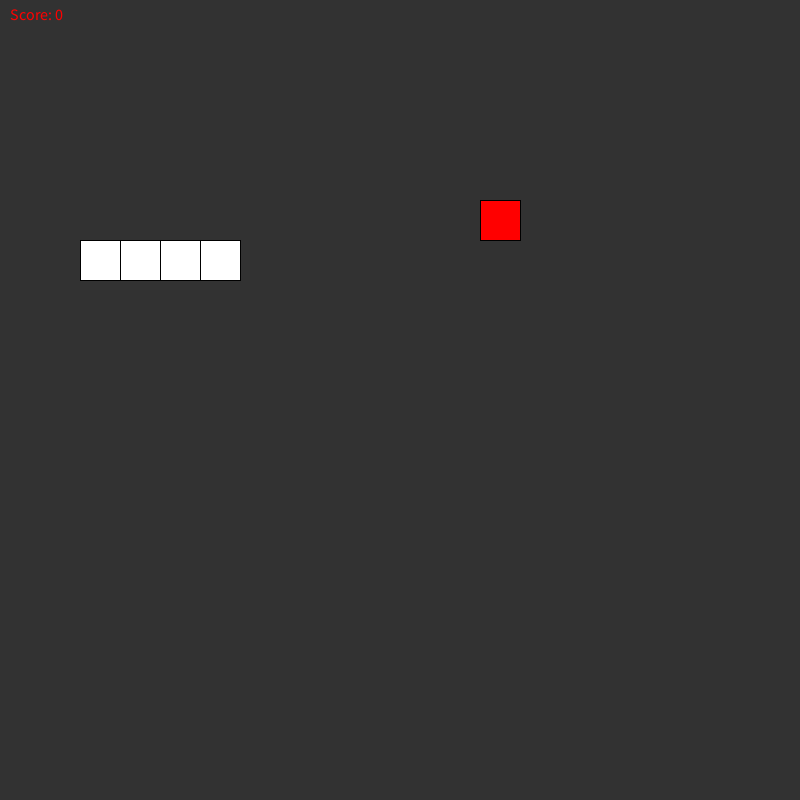
Frame 1 (no input)
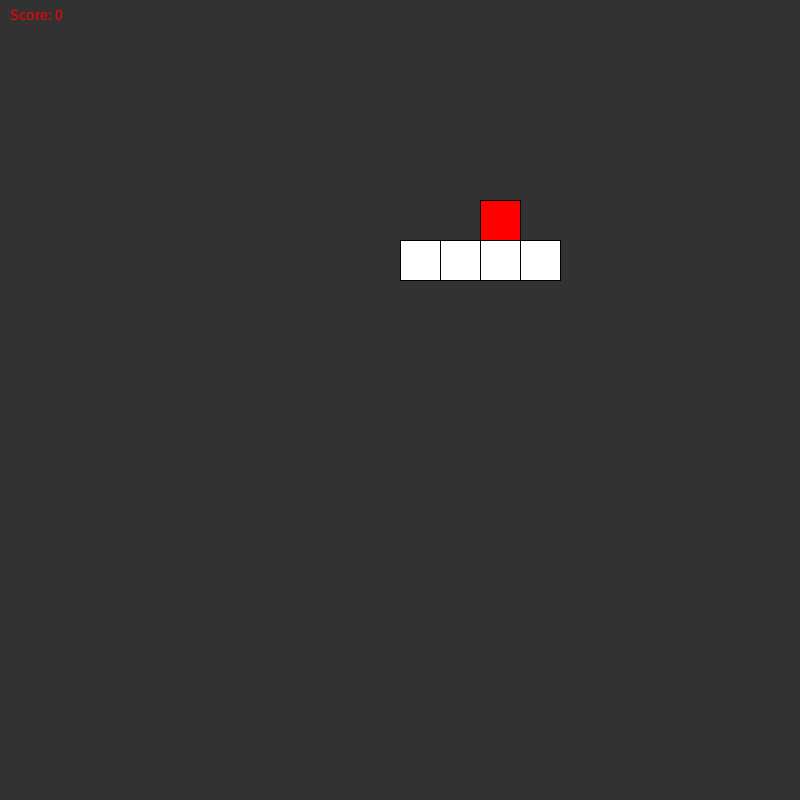
Frame 60 (the mouse pressed at the canvas centre just before this capture)
Frame 120 (the mouse held since frame 60 and released just before this capture): identical to frame 1, image omitted

The Processing sketch that drew these frames (run headless with seeded random() and noise(); from frame 60 on, the mouse is pressed at the canvas centre):

// Processing sketch: snake
// ── snake.pde
PVector snakeHead;
PVector apple;
ArrayList<PVector> snakeBody;
int len;
PVector[] move;
final int UP = 0;
final int DOWN = 1;
final int LEFT = 2;
final int RIGHT = 3;
int currentDir;
final int tick = 100;
int tickspeed = 15;
int currentTick;
PVector temp = new PVector();
final int tile = 40;
int tilesW;
int tilesH;




void initSnake(int _len){
    len = _len;
    snakeHead = new PVector(5, 6);
    snakeBody = new ArrayList<PVector>();
    for(int i = 1; i < 4; i++) snakeBody.add(new PVector(snakeHead.x - i, snakeHead.y));
    currentTick = 0;
}

void gameOver(){
   snakeBody.clear();
   snakeHead = new PVector(5, 6);
   currentDir = RIGHT;
   initSnake(3);
}

void eat(){
    snakeBody.add(0, new PVector(snakeHead.x, snakeHead.y));
    snakeHead.add(move[currentDir]);
    apple.x = (int)(random(tilesW - 2) + 1);
    apple.y = (int)(random(tilesH - 2) + 1);
}

void setup(){
   size(800, 800);
   initSnake(3); 
   move = new PVector[4];
   move[UP] = new PVector(0, -1);
   move[DOWN] = new PVector(0, 1);
   move[LEFT] = new PVector(-1, 0);
   move[RIGHT] = new PVector(1, 0);
   currentDir = RIGHT;
   currentTick = 0;
   tilesW = width/tile;
   tilesH = height/tile;
   apple = new PVector((int)(random(tilesW - 2) + 1), (int)(random(tilesH - 2) + 1));
}

void draw(){
  background(50);  
  frameRate(30);
  
  currentTick += tickspeed;
  
  if(keyPressed){
    switch(key){
      case 'w': if(currentDir != DOWN) currentDir = UP; break;
      case 's': if(currentDir != UP) currentDir = DOWN; break;
      case 'a': if(currentDir != RIGHT) currentDir = LEFT; break;
      case 'd': if(currentDir != LEFT) currentDir = RIGHT; break;
    }
  }
  
  
  if(snakeHead.x < 0 || snakeHead.x > tilesW || snakeHead.y < 0 || snakeHead.y > tilesH) gameOver();
  boolean gameOver = false;
  for(PVector part : snakeBody) if(snakeHead.x == part.x && snakeHead.y == part.y) {gameOver = true; break;}  
  if(gameOver) gameOver();
  if(snakeHead.x == apple.x && snakeHead.y == apple.y) eat();
  
  
  fill(255, 255, 255);
  rect(snakeHead.x * tile, snakeHead.y * tile, tile, tile);
  for(PVector part : snakeBody){
    rect(part.x * tile, part.y * tile, tile, tile);
  }
  
  fill(255, 0, 0);
  rect(apple.x * tile, apple.y * tile, tile, tile);
  
  textSize(16);
  text("Score: " + (snakeBody.size() - 3), 10, 20); 
  
  if(currentTick >= tick){    
    snakeBody.add(0, new PVector(snakeHead.x, snakeHead.y)); //<>//
    snakeBody.remove(snakeBody.size() - 1);
    snakeHead.add(move[currentDir]);
    currentTick = 0;
  }
}
